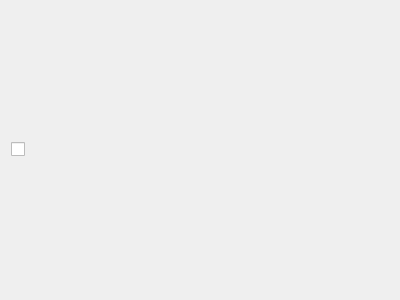
<?xml version="1.0" encoding="UTF-8"?>
<ui version="4.0">
 <class>BoolSettingCard</class>
 <widget class="QWidget" name="BoolSettingCard">
  <property name="geometry">
   <rect>
    <x>0</x>
    <y>0</y>
    <width>400</width>
    <height>300</height>
   </rect>
  </property>
  <property name="windowTitle">
   <string/>
  </property>
  <layout class="QGridLayout" name="gridLayout">
   <item row="0" column="0">
    <widget class="CheckBox" name="cb_val">
     <property name="text">
      <string/>
     </property>
    </widget>
   </item>
  </layout>
 </widget>
 <customwidgets>
  <customwidget>
   <class>CheckBox</class>
   <extends>QCheckBox</extends>
   <header>qfluentwidgets</header>
  </customwidget>
 </customwidgets>
 <resources/>
 <connections/>
</ui>
